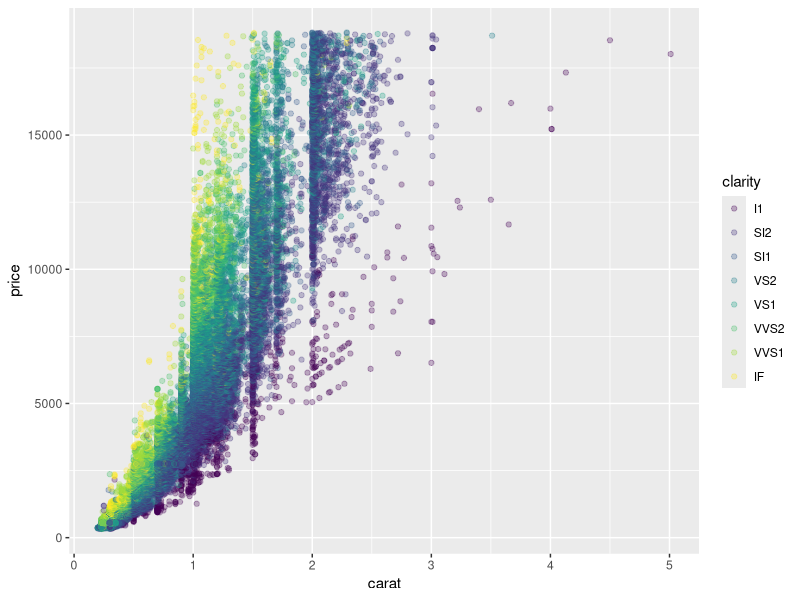

Recreate this plot in R.
## ---- chunk 1
# + myplot, dev='svg',out.width='500px',out.height='400px'

library(ggplot2)
data(diamonds)
qplot(carat, price, data = diamonds, alpha = I(0.3), color = clarity)
